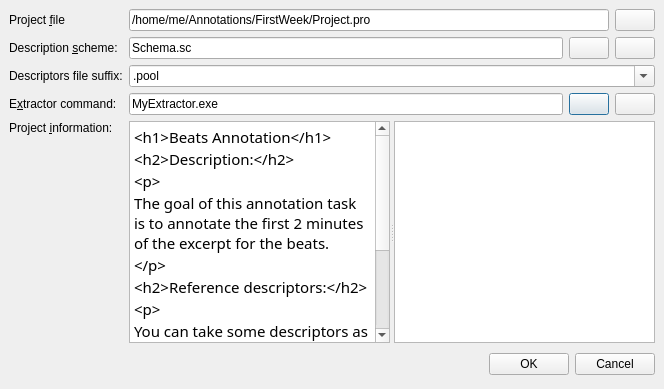
<ui version="4.0" >
 <author></author>
 <comment></comment>
 <exportmacro></exportmacro>
 <class>ProjectEditor</class>
 <widget class="QDialog" name="ProjectEditor" >
  <property name="geometry" >
   <rect>
    <x>0</x>
    <y>0</y>
    <width>664</width>
    <height>389</height>
   </rect>
  </property>
  <property name="windowTitle" >
   <string>Project Properties</string>
  </property>
  <layout class="QGridLayout" >
   <property name="margin" >
    <number>9</number>
   </property>
   <property name="spacing" >
    <number>6</number>
   </property>
   <item row="4" column="0" >
    <widget class="QLabel" name="label" >
     <property name="text" >
      <string>Project &amp;information: </string>
     </property>
     <property name="alignment" >
      <set>Qt::AlignLeading|Qt::AlignLeft|Qt::AlignTop</set>
     </property>
     <property name="buddy" >
      <cstring>suffix</cstring>
     </property>
    </widget>
   </item>
   <item row="4" column="1" >
    <widget class="QSplitter" name="splitter" >
     <property name="orientation" >
      <enum>Qt::Horizontal</enum>
     </property>
     <widget class="QTextEdit" name="projectInfo" >
      <property name="html" >
       <string>&lt;html>&lt;head>&lt;meta name="qrichtext" content="1" />&lt;/head>&lt;body style=" white-space: pre-wrap; font-family:Sans Serif; font-size:11pt; font-weight:400; font-style:normal; text-decoration:none;">&lt;p style=" margin-top:0px; margin-bottom:0px; margin-left:0px; margin-right:0px; -qt-block-indent:0; text-indent:0px;">&amp;lt;h1&amp;gt;Beats Annotation&amp;lt;/h1&amp;gt;&lt;/p>&lt;p style=" margin-top:0px; margin-bottom:0px; margin-left:0px; margin-right:0px; -qt-block-indent:0; text-indent:0px;">&amp;lt;h2&amp;gt;Description:&amp;lt;/h2&amp;gt;&lt;/p>&lt;p style=" margin-top:0px; margin-bottom:0px; margin-left:0px; margin-right:0px; -qt-block-indent:0; text-indent:0px;">&amp;lt;p&amp;gt;&lt;/p>&lt;p style=" margin-top:0px; margin-bottom:0px; margin-left:0px; margin-right:0px; -qt-block-indent:0; text-indent:0px;">The goal of this annotation task is to annotate the first 2 minutes of the excerpt for the beats.&lt;/p>&lt;p style=" margin-top:0px; margin-bottom:0px; margin-left:0px; margin-right:0px; -qt-block-indent:0; text-indent:0px;">&amp;lt;/p&amp;gt;&lt;/p>&lt;p style=" margin-top:0px; margin-bottom:0px; margin-left:0px; margin-right:0px; -qt-block-indent:0; text-indent:0px;">&amp;lt;h2&amp;gt;Reference descriptors:&amp;lt;/h2&amp;gt;&lt;/p>&lt;p style=" margin-top:0px; margin-bottom:0px; margin-left:0px; margin-right:0px; -qt-block-indent:0; text-indent:0px;">&amp;lt;p&amp;gt;&lt;/p>&lt;p style=" margin-top:0px; margin-bottom:0px; margin-left:0px; margin-right:0px; -qt-block-indent:0; text-indent:0px;">You can take some descriptors as reference such as the energy.&lt;/p>&lt;p style=" margin-top:0px; margin-bottom:0px; margin-left:0px; margin-right:0px; -qt-block-indent:0; text-indent:0px;">Consider that such descriptors are computed every 2048 samples so their precission may be not as accurate as it seems.&lt;/p>&lt;p style=" margin-top:0px; margin-bottom:0px; margin-left:0px; margin-right:0px; -qt-block-indent:0; text-indent:0px;">&amp;lt;/p&amp;gt;&lt;/p>&lt;p style="-qt-paragraph-type:empty; margin-top:0px; margin-bottom:0px; margin-left:0px; margin-right:0px; -qt-block-indent:0; text-indent:0px;">&lt;/p>&lt;/body>&lt;/html></string>
      </property>
      <property name="acceptRichText" >
       <bool>false</bool>
      </property>
     </widget>
     <widget class="QTextBrowser" name="htmlPreview" />
    </widget>
   </item>
   <item row="3" column="1" >
    <layout class="QHBoxLayout" >
     <property name="margin" >
      <number>0</number>
     </property>
     <property name="spacing" >
      <number>6</number>
     </property>
     <item>
      <widget class="QLineEdit" name="extractor" >
       <property name="text" >
        <string>MyExtractor.exe</string>
       </property>
      </widget>
     </item>
     <item>
      <widget class="QPushButton" name="extractorEditButton" >
       <property name="toolTip" >
        <string>Execute with a sample wave</string>
       </property>
       <property name="icon" >
        <iconset resource="images.qrc" >:/icons/images/gear.png</iconset>
       </property>
      </widget>
     </item>
     <item>
      <widget class="QPushButton" name="extractorBrowseButton" >
       <property name="icon" >
        <iconset resource="images.qrc" >:/icons/images/fileopen.png</iconset>
       </property>
      </widget>
     </item>
    </layout>
   </item>
   <item row="2" column="1" >
    <widget class="QComboBox" name="suffix" >
     <property name="editable" >
      <bool>true</bool>
     </property>
     <item>
      <property name="text" >
       <string>.pool</string>
      </property>
     </item>
    </widget>
   </item>
   <item row="0" column="1" >
    <layout class="QHBoxLayout" >
     <property name="margin" >
      <number>0</number>
     </property>
     <property name="spacing" >
      <number>6</number>
     </property>
     <item>
      <widget class="QLineEdit" name="projectFile" >
       <property name="text" >
        <string>/home/me/Annotations/FirstWeek/Project.pro</string>
       </property>
       <property name="readOnly" >
        <bool>true</bool>
       </property>
      </widget>
     </item>
     <item>
      <widget class="QPushButton" name="projectBrowseButton" >
       <property name="icon" >
        <iconset resource="images.qrc" >:/icons/images/fileopen.png</iconset>
       </property>
      </widget>
     </item>
    </layout>
   </item>
   <item row="1" column="1" >
    <layout class="QHBoxLayout" >
     <property name="margin" >
      <number>0</number>
     </property>
     <property name="spacing" >
      <number>6</number>
     </property>
     <item>
      <widget class="QLineEdit" name="schema" >
       <property name="text" >
        <string>Schema.sc</string>
       </property>
       <property name="readOnly" >
        <bool>true</bool>
       </property>
      </widget>
     </item>
     <item>
      <widget class="QPushButton" name="schemaEditButton" >
       <property name="icon" >
        <iconset resource="images.qrc" >:/icons/images/view_tree.png</iconset>
       </property>
      </widget>
     </item>
     <item>
      <widget class="QPushButton" name="schemaBrowseButton" >
       <property name="icon" >
        <iconset resource="images.qrc" >:/icons/images/fileopen.png</iconset>
       </property>
      </widget>
     </item>
    </layout>
   </item>
   <item row="2" column="0" >
    <widget class="QLabel" name="label_4" >
     <property name="text" >
      <string>Descriptors file suffix:</string>
     </property>
    </widget>
   </item>
   <item row="0" column="0" >
    <widget class="QLabel" name="label_5" >
     <property name="text" >
      <string>Project &amp;file</string>
     </property>
     <property name="buddy" >
      <cstring>projectFile</cstring>
     </property>
    </widget>
   </item>
   <item row="3" column="0" >
    <widget class="QLabel" name="label_3" >
     <property name="text" >
      <string>E&amp;xtractor command:</string>
     </property>
     <property name="buddy" >
      <cstring>schemaEditButton</cstring>
     </property>
    </widget>
   </item>
   <item row="1" column="0" >
    <widget class="QLabel" name="label_2" >
     <property name="text" >
      <string>Description &amp;scheme:</string>
     </property>
     <property name="buddy" >
      <cstring>extractorEditButton</cstring>
     </property>
    </widget>
   </item>
   <item row="5" column="0" colspan="2" >
    <layout class="QHBoxLayout" >
     <property name="margin" >
      <number>0</number>
     </property>
     <property name="spacing" >
      <number>6</number>
     </property>
     <item>
      <spacer>
       <property name="orientation" >
        <enum>Qt::Horizontal</enum>
       </property>
       <property name="sizeHint" >
        <size>
         <width>131</width>
         <height>31</height>
        </size>
       </property>
      </spacer>
     </item>
     <item>
      <widget class="QPushButton" name="okButton" >
       <property name="text" >
        <string>OK</string>
       </property>
      </widget>
     </item>
     <item>
      <widget class="QPushButton" name="cancelButton" >
       <property name="text" >
        <string>Cancel</string>
       </property>
      </widget>
     </item>
    </layout>
   </item>
  </layout>
 </widget>
 <pixmapfunction></pixmapfunction>
 <resources>
  <include location="images.qrc" />
 </resources>
 <connections>
  <connection>
   <sender>okButton</sender>
   <signal>clicked()</signal>
   <receiver>ProjectEditor</receiver>
   <slot>accept()</slot>
   <hints>
    <hint type="sourcelabel" >
     <x>513</x>
     <y>555</y>
    </hint>
    <hint type="destinationlabel" >
     <x>418</x>
     <y>447</y>
    </hint>
   </hints>
  </connection>
  <connection>
   <sender>cancelButton</sender>
   <signal>clicked()</signal>
   <receiver>ProjectEditor</receiver>
   <slot>reject()</slot>
   <hints>
    <hint type="sourcelabel" >
     <x>606</x>
     <y>555</y>
    </hint>
    <hint type="destinationlabel" >
     <x>280</x>
     <y>436</y>
    </hint>
   </hints>
  </connection>
 </connections>
</ui>
